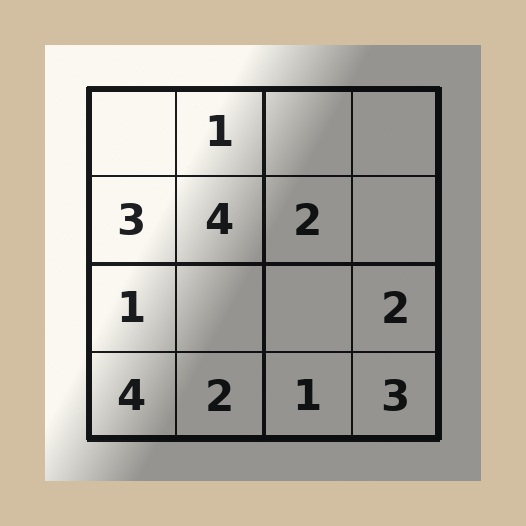
#> input picture sample_images/real/046d0ec1-360e-4df3-b668-961a70b2c88d.jpg, 526 x 526 px
$ python -i grid_detector.py   (imports and definitions only)
#> lines starting #> are read from the running program, lines starting #| are printed output that depends on the picture; after the words box and inside, x2 and y2 are one past the last pixel; in counts of white or black regions, pixels touching at a corner belong together
### app/vision/image_preprocessor.py
"""Grayscale, denoise, blur, threshold, and edge stages.

Every function returns a new array. The input image is not written.
"""

from dataclasses import dataclass

import cv2
import numpy as np

from app.vision.errors import ImageInputError

_GAUSSIAN_KERNEL = (5, 5)
_MEDIAN_KERNEL = 3
_ADAPTIVE_BLOCK = 31
_ADAPTIVE_C = 8
_CANNY_LOW = 40
_CANNY_HIGH = 120


@dataclass(frozen=True, slots=True)
class PreprocessedImage:
    """Diagnostic images from one preprocessing pass.

    ``source`` is a copy of the BGR image that was read. Later stages are
    derived from that copy.
    """

    source: np.ndarray
    gray: np.ndarray
    denoised: np.ndarray
    blurred: np.ndarray
    threshold: np.ndarray
    edges: np.ndarray


def preprocess(image: np.ndarray) -> PreprocessedImage:
    """Run the full preprocessing chain on a copy of ``image``."""
    source = _require_bgr(image)
    gray = to_grayscale(source)
    denoised = reduce_noise(gray)
    blurred = gaussian_blur(denoised)
    threshold = adaptive_threshold(blurred)
    edges = detect_edges(blurred)
    return PreprocessedImage(
        source=source,
        gray=gray,
        denoised=denoised,
        blurred=blurred,
        threshold=threshold,
        edges=edges,
    )


def to_grayscale(image: np.ndarray) -> np.ndarray:
    """Return a single-channel 8-bit image."""
    if image.ndim == 2:
        _require_uint8(image)
        return image.copy()
    bgr = _require_bgr(image)
    return cv2.cvtColor(bgr, cv2.COLOR_BGR2GRAY)


def reduce_noise(gray: np.ndarray) -> np.ndarray:
    """Apply a small median filter to suppress isolated speckle."""
    _require_gray(gray)
    return cv2.medianBlur(gray, _MEDIAN_KERNEL)


def gaussian_blur(gray: np.ndarray) -> np.ndarray:
    """Smooth the grayscale image before thresholding and edges."""
    _require_gray(gray)
    return cv2.GaussianBlur(gray, _GAUSSIAN_KERNEL, 0)


def adaptive_threshold(gray: np.ndarray) -> np.ndarray:
    """Threshold under uneven lighting. Pixels are 0 or 255.

    Dark grid lines stay dark. The block size shrinks for small images so
    OpenCV's odd-block requirement still holds.
    """
    _require_gray(gray)
    block = _block_size(gray)
    return cv2.adaptiveThreshold(
        gray,
        255,
        cv2.ADAPTIVE_THRESH_GAUSSIAN_C,
        cv2.THRESH_BINARY,
        block,
        _ADAPTIVE_C,
    )


def detect_edges(gray: np.ndarray) -> np.ndarray:
    """Return a Canny edge map. Pixels are 0 or 255."""
    _require_gray(gray)
    return cv2.Canny(gray, _CANNY_LOW, _CANNY_HIGH)


def _require_bgr(image: np.ndarray) -> np.ndarray:
    _require_uint8(image)
    if image.ndim != 3 or image.shape[2] != 3:
        raise ImageInputError("expected a BGR image with shape (height, width, 3)")
    if min(image.shape[:2]) < 3:
        raise ImageInputError("image is too small to preprocess")
    return np.ascontiguousarray(image.copy())


def _require_gray(image: np.ndarray) -> None:
    _require_uint8(image)
    if image.ndim != 2:
        raise ImageInputError("expected a single-channel grayscale image")
    if min(image.shape) < 3:
        raise ImageInputError("image is too small to preprocess")


def _require_uint8(image: np.ndarray) -> None:
    if not isinstance(image, np.ndarray) or image.size == 0 or image.dtype != np.uint8:
        raise ImageInputError("expected a non-empty uint8 image")


def _block_size(gray: np.ndarray) -> int:
    limit = min(gray.shape) // 2
    block = min(_ADAPTIVE_BLOCK, limit if limit % 2 == 1 else limit - 1)
    return max(3, block)

### app/vision/perspective_transform.py
"""Map a detected quadrilateral onto a square top-down view."""

import cv2
import numpy as np

from app.vision.errors import GridDetectionError


def order_corners(points: np.ndarray) -> np.ndarray:
    """Return corners as top-left, top-right, bottom-right, bottom-left.

    Ordering uses the image axes. It does not know which side of a photographed
    puzzle is the logical top; that needs digit recognition.
    """
    pts = np.asarray(points, dtype=np.float32).reshape(4, 2)
    total = pts.sum(axis=1)
    diff = pts[:, 0] - pts[:, 1]
    ordered = np.zeros((4, 2), dtype=np.float32)
    ordered[0] = pts[int(np.argmin(total))]
    ordered[2] = pts[int(np.argmax(total))]
    ordered[1] = pts[int(np.argmax(diff))]
    ordered[3] = pts[int(np.argmin(diff))]
    return ordered


def warp_quad(image: np.ndarray, corners: np.ndarray, side: int) -> np.ndarray:
    """Warp ``corners`` to a ``side`` by ``side`` square.

    ``image`` is not modified. ``side`` must be at least 2.
    """
    if side < 2:
        raise GridDetectionError("normalized grid side must be at least 2 pixels")
    ordered = order_corners(corners)
    destination = np.array(
        [
            [0, 0],
            [side - 1, 0],
            [side - 1, side - 1],
            [0, side - 1],
        ],
        dtype=np.float32,
    )
    matrix = cv2.getPerspectiveTransform(ordered, destination)
    return cv2.warpPerspective(
        image,
        matrix,
        (side, side),
        flags=cv2.INTER_LINEAR,
        borderMode=cv2.BORDER_CONSTANT,
        borderValue=(255, 255, 255),
    )

### app/vision/grid_lines.py
"""Infer a 4, 6, or 9 grid from the lines in a warped Sudoku image.

Thick strokes often produce two edge peaks. Those peaks are grouped into one
line when the gap is too small to be a cell. The regularity limit that rejects
uneven grids is unchanged: a gap large enough to pass that limit is never
treated as a second edge of the same stroke.
"""

from dataclasses import dataclass

import cv2
import numpy as np

from app.vision.cell_segmenter import SUPPORTED_ORDERS
from app.vision.image_preprocessor import adaptive_threshold

_LINE_RELATIVE = 0.45
_MAX_GAP_RATIO = 1.65
# 1 / 1.65 ≈ 0.606. Staying under that keeps a real cell gap, even an uneven
# one that the regularity check would still accept, from being merged.
_THICK_GAP_FRACTION = 0.55
# A lighter spike on the warped border can be the outer edge of the boundary
# stroke. It may sit farther in than an interior double edge, but not a full
# cell away from the boundary line.
_BORDER_GAP_FRACTION = 0.85
_BORDER_PX = 2.0
_MISSING_GAP_LOW = 1.7
_MISSING_GAP_HIGH = 2.3
_PROFILE_HEIGHT = 96


@dataclass(frozen=True, slots=True)
class LinePeak:
    """One projection peak.

    ``center`` is the intensity-weighted position of the run. ``weight`` is
    the sum of the projection inside that run, so a faint border spike can be
    told apart from the grid stroke.
    """

    center: float
    weight: float


@dataclass(frozen=True, slots=True)
class AxisLineEvidence:
    """Line evidence along one axis, after thick-stroke grouping."""

    raw_peak_count: int
    merged_peak_count: int
    inferred_order: int | None
    pitch: float | None
    gap_min: float | None
    gap_max: float | None
    gap_ratio: float | None
    regular: bool
    raw_centers: tuple[float, ...]
    merged_centers: tuple[float, ...]


@dataclass(frozen=True, slots=True)
class GridLineAnalysis:
    """Horizontal and vertical line evidence for one warped grid.

    ``order`` is set only when both axes support the same 4, 6, or 9 grid.
    ``grid_confidence`` scores that spacing. It is not the quadrilateral score.
    ``recovery`` names a one-peak repair when one axis carried it; it stays
    ``None`` when both axes already agreed.
    """

    horizontal: AxisLineEvidence
    vertical: AxisLineEvidence
    order: int | None
    grid_confidence: float | None
    recovery: str | None
    rejection_reason: str | None
    horizontal_profile: np.ndarray
    vertical_profile: np.ndarray

    # [10 lines left out: function to_report, not called in this run]


def analyze_grid_lines(warped: np.ndarray) -> GridLineAnalysis:
    """Measure both axes and accept only a supported, regular order.

    Returns an analysis either way. ``order`` is ``None`` when the lines do
    not support one 4, 6, or 9 grid. Callers that require a grid should treat
    that as a rejection and keep the quadrilateral evidence separate.
    """
    gray = cv2.cvtColor(warped, cv2.COLOR_BGR2GRAY) if warped.ndim == 3 else warped
    blurred = cv2.GaussianBlur(gray, (5, 5), 0)
    ink = cv2.bitwise_not(adaptive_threshold(blurred))
    horizontal_projection = ink.mean(axis=1)
    vertical_projection = ink.mean(axis=0)
    horizontal = _analyze_axis(horizontal_projection)
    vertical = _analyze_axis(vertical_projection)
    order, confidence, recovery, reason = _decide(horizontal, vertical)
    return GridLineAnalysis(
        horizontal=horizontal,
        vertical=vertical,
        order=order,
        grid_confidence=confidence,
        recovery=recovery,
        rejection_reason=reason,
        horizontal_profile=render_projection(
            horizontal_projection,
            horizontal.raw_centers,
            horizontal.merged_centers,
        ),
        vertical_profile=render_projection(
            vertical_projection,
            vertical.raw_centers,
            vertical.merged_centers,
        ),
    )


def collapse_thick_lines(
    peaks: tuple[LinePeak, ...] | list[LinePeak], length: int
) -> tuple[LinePeak, ...]:
    """Group edge peaks that belong to one physical grid line.

    The cell pitch is the upper quartile of the gaps. A doubled stroke can
    produce as many narrow gaps as there are lines, and those must not pull
    the pitch down to the stroke width. Each pass merges only the narrowest
    eligible gap. A gap at least ``1 / 1.65`` of the pitch is left alone,
    because that is already a legal cell gap.
    """
    grouped = list(peaks)
    while len(grouped) >= 2:
        gaps = [
            grouped[index + 1].center - grouped[index].center
            for index in range(len(grouped) - 1)
        ]
        pitch = _robust_pitch(gaps)
        if pitch is None or pitch <= 0:
            break
        choice = _narrowest_group(grouped, length, pitch)
        if choice is None:
            break
        index, border = choice
        grouped = (
            grouped[:index]
            + [_combine(grouped[index], grouped[index + 1], border)]
            + grouped[index + 2 :]
        )
    return tuple(grouped)


def render_projection(
    projection: np.ndarray,
    raw_centers: tuple[float, ...],
    merged_centers: tuple[float, ...],
) -> np.ndarray:
    """Draw a projection, its raw peaks, and the grouped line centers."""
    width = max(int(projection.size), 1)
    canvas = np.full((_PROFILE_HEIGHT, width, 3), 255, dtype=np.uint8)
    peak = float(projection.max()) if projection.size else 0.0
    scale = (_PROFILE_HEIGHT - 8) / peak if peak > 0 else 0.0
    for x, value in enumerate(projection.tolist()):
        bar = int(round(float(value) * scale))
        if bar <= 0:
            continue
        cv2.line(
            canvas,
            (x, _PROFILE_HEIGHT - 1),
            (x, _PROFILE_HEIGHT - 1 - bar),
            (180, 180, 180),
            1,
        )
    for center in raw_centers:
        x = int(round(center))
        if 0 <= x < width:
            cv2.line(canvas, (x, 0), (x, _PROFILE_HEIGHT - 1), (40, 40, 220), 1)
    for center in merged_centers:
        x = int(round(center))
        if 0 <= x < width:
            cv2.circle(canvas, (x, 8), 3, (0, 140, 0), -1)
    return canvas


def _analyze_axis(projection: np.ndarray) -> AxisLineEvidence:
    raw = _peaks(projection)
    merged = collapse_thick_lines(raw, int(projection.size))
    pitch, gap_min, gap_max, gap_ratio, regular = _spacing(merged)
    return AxisLineEvidence(
        raw_peak_count=len(raw),
        merged_peak_count=len(merged),
        inferred_order=_supported_order(len(merged), regular),
        pitch=pitch,
        gap_min=gap_min,
        gap_max=gap_max,
        gap_ratio=gap_ratio,
        regular=regular,
        raw_centers=tuple(peak.center for peak in raw),
        merged_centers=tuple(peak.center for peak in merged),
    )


def _peaks(projection: np.ndarray) -> tuple[LinePeak, ...]:
    if projection.size == 0 or float(projection.max()) == 0:
        return ()
    active = projection >= (_LINE_RELATIVE * float(projection.max()))
    peaks: list[LinePeak] = []
    start: int | None = None
    flags = active.tolist()
    for index, flag in enumerate(flags):
        if flag and start is None:
            start = index
        elif not flag and start is not None:
            peaks.append(_peak(projection, start, index))
            start = None
    if start is not None:
        peaks.append(_peak(projection, start, len(flags)))
    return tuple(peaks)


def _peak(projection: np.ndarray, start: int, end: int) -> LinePeak:
    weights = projection[start:end].astype(np.float64)
    total = float(weights.sum())
    if total <= 0:
        return LinePeak(center=(start + end - 1) / 2, weight=0.0)
    positions = np.arange(start, end, dtype=np.float64)
    return LinePeak(center=float((positions * weights).sum() / total), weight=total)


def _narrowest_group(
    peaks: list[LinePeak], length: int, pitch: float
) -> tuple[int, bool] | None:
    thick_limit = _THICK_GAP_FRACTION * pitch
    border_limit = _BORDER_GAP_FRACTION * pitch
    best: tuple[float, int, bool] | None = None
    for index in range(len(peaks) - 1):
        gap = peaks[index + 1].center - peaks[index].center
        if gap <= 0:
            continue
        border = _border_pair(peaks[index], peaks[index + 1], length, gap, border_limit)
        if gap < thick_limit or border:
            if best is None or gap < best[0]:
                best = (gap, index, border and gap >= thick_limit)
    if best is None:
        return None
    return best[1], best[2]


def _border_pair(
    left: LinePeak, right: LinePeak, length: int, gap: float, limit: float
) -> bool:
    """A light spike on the image edge, closer than one cell to a stronger line."""
    if gap >= limit:
        return False
    if _on_border(left.center, length) and left.weight < right.weight:
        return True
    return _on_border(right.center, length) and right.weight < left.weight


def _on_border(center: float, length: int) -> bool:
    return center <= _BORDER_PX or center >= (length - 1) - _BORDER_PX


# [9 lines left out: function _combine, not called in this run]


def _decide(
    horizontal: AxisLineEvidence, vertical: AxisLineEvidence
) -> tuple[int | None, float | None, str | None, str | None]:
    h_order = horizontal.inferred_order
    v_order = vertical.inferred_order
    if h_order is not None and h_order == v_order:
        confidence = _spacing_confidence(
            (horizontal.gap_ratio, vertical.gap_ratio), recovered=False
        )
        return h_order, confidence, None, None
    if h_order is not None and v_order is not None:
        return (
            None,
            None,
            None,
            (
                f"horizontal order {h_order} disagrees with vertical order {v_order}; "
                "warped region does not contain a regular 4, 6, or 9 grid"
            ),
        )
    if h_order is not None:
        return _recover("vertical", horizontal, vertical)
    if v_order is not None:
        return _recover("horizontal", vertical, horizontal)
    return (
        None,
        None,
        None,
        "warped region does not contain a regular 4, 6, or 9 grid",
    )


# [105 lines left out: functions _recover, _recover_extra, _recover_missing, _unsupported, _ratio_if_order, not called in this run]


def _spacing(
    peaks: tuple[LinePeak, ...],
) -> tuple[float | None, float | None, float | None, float | None, bool]:
    pitch, gap_min, gap_max, ratio, regular = _spacing_values(
        tuple(peak.center for peak in peaks)
    )
    return pitch, gap_min, gap_max, ratio, regular


def _spacing_values(
    centers: tuple[float, ...],
) -> tuple[float | None, float | None, float | None, float | None, bool]:
    if len(centers) < 2:
        return None, None, None, None, False
    gaps = np.diff(np.asarray(centers, dtype=np.float64))
    gap_min = float(gaps.min())
    gap_max = float(gaps.max())
    pitch = _robust_pitch(gaps)
    if gap_min <= 0:
        return pitch, gap_min, gap_max, None, False
    ratio = gap_max / gap_min
    return pitch, gap_min, gap_max, ratio, ratio <= _MAX_GAP_RATIO


def _robust_pitch(gaps: np.ndarray | list[float]) -> float | None:
    values = np.asarray(gaps, dtype=np.float64)
    positive = values[values > 0]
    if positive.size == 0:
        return None
    return float(np.percentile(positive, 75))


def _supported_order(line_count: int, regular: bool) -> int | None:
    order = line_count - 1
    if regular and order in SUPPORTED_ORDERS:
        return order
    return None


# [4 lines left out: function _pitches_agree, not called in this run]


def _spacing_confidence(
    ratios: tuple[float | None, ...], recovered: bool
) -> float:
    usable = [ratio for ratio in ratios if ratio is not None]
    worst = max(usable) if usable else _MAX_GAP_RATIO
    worst = max(worst, 1.0)
    score = 1.0 - 0.4 * (worst - 1.0) / (_MAX_GAP_RATIO - 1.0)
    if recovered:
        score *= 0.85
    return float(min(1.0, max(0.0, score)))


# [16 lines left out: functions _axis_report, _round, not called in this run]

### app/vision/grid_detector.py
"""Find a Sudoku boundary and warp it to a square grid.

A large contour is not accepted on area alone. It must be a convex
quadrilateral with plausible side ratios and angles, and the warped image
must contain a regular 4, 6, or 9 line grid.
"""

import math
from dataclasses import dataclass

import cv2
import numpy as np

from app.vision.cell_segmenter import (
    NORMALIZED_SIDE,
    CellPatch,
    segment_cells,
    segment_cells_at_lines,
)
from app.vision.errors import GridDetectionError
from app.vision.grid_lines import AxisLineEvidence, GridLineAnalysis, analyze_grid_lines
from app.vision.image_preprocessor import preprocess
from app.vision.perspective_transform import order_corners, warp_quad

_MIN_AREA_FRACTION = 0.08
_MAX_AREA_FRACTION = 0.95
_MIN_SIDE_RATIO = 0.5
_MIN_ANGLE = 40.0
_MAX_ANGLE = 150.0
_MIN_CONFIDENCE = 0.6
# A faint inner line can miss the production peak threshold. Equal slicing is
# allowed only when the outer border and every detected peak already sit on
# the same 9×9 lattice. Production recognition does not use this path.
_EQUAL_NINE_BORDER = 2.0
_EQUAL_NINE_TOLERANCE = 6.0
_EQUAL_NINE_MIN_PEAKS = 4


@dataclass(frozen=True, slots=True)
class GridQuad:
    """One quadrilateral that survived the geometric checks."""

    corners: np.ndarray
    confidence: float
    area: float


@dataclass(frozen=True, slots=True)
class BoundaryEvidence:
    """A warped quadrilateral whose grid lines have not been accepted.

    This is the evidence saved when the boundary is valid and the line check
    is not. It does not mean a grid order was detected.
    """

    corners: np.ndarray
    quad_confidence: float
    warped: np.ndarray
    overlay: np.ndarray
    lines: GridLineAnalysis


@dataclass(frozen=True, slots=True)
class GridDetection:
    """A warped Sudoku grid and the evidence used to accept it.

    ``confidence`` and ``quad_confidence`` are the quadrilateral geometry
    score. ``grid_confidence`` is the line-spacing score and is independent
    of that geometry. ``order`` is present only after the lines validate a
    4, 6, or 9 grid. ``diagnostics`` holds copies of the threshold, edges,
    corner overlay, and projection profiles.
    """

    corners: np.ndarray
    confidence: float
    warped: np.ndarray
    order: int
    diagnostics: dict[str, np.ndarray]
    quad_confidence: float
    grid_confidence: float
    lines: GridLineAnalysis


# [244 lines left out: functions detect_grid, extract_cells, extract_cells_faint_nine, _equal_nine_lattice, _axis_on_lattice, _equal_nine_lines and 5 more, not called in this run]

>>> import cv2
>>> picture = cv2.imread('../../sample_images/real/046d0ec1-360e-4df3-b668-961a70b2c88d.jpg')
#> picture is the input picture: shape (526, 526, 3); mean B, G, R 161.8, 174.2, 181
>>> result = detect_grid(picture)
#> in to_grayscale, `return cv2.cvtColor(bgr, cv2.COLOR_BGR2GRAY)`:
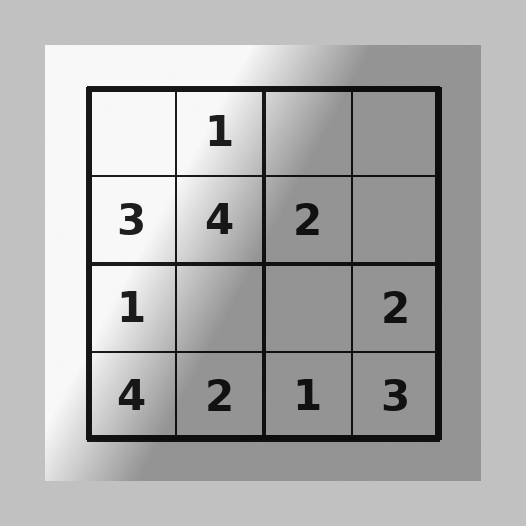
#> returned value: shape (526, 526); min 5, max 254, mean 174.8
#> in adaptive_threshold, `block = _block_size(gray)`: block = 31
#> in adaptive_threshold, `return cv2.adaptiveThreshold( gray, 255, cv2.ADAPTIVE_THRESH_GAUSSIAN_..`:
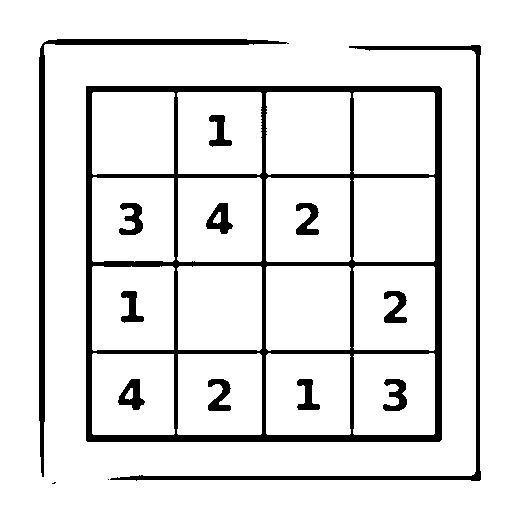
#> returned value: shape (526, 526); 89.6% white; 15 black regions (2 under 20 px), largest, box (x1, y1, x2, y2) and area: (86, 86, 442, 442) 17209, (39, 39, 289, 477) 3760, (110, 45, 481, 481) 3712
#> in detect_edges, `return cv2.Canny(gray, _CANNY_LOW, _CANNY_HIGH)`:
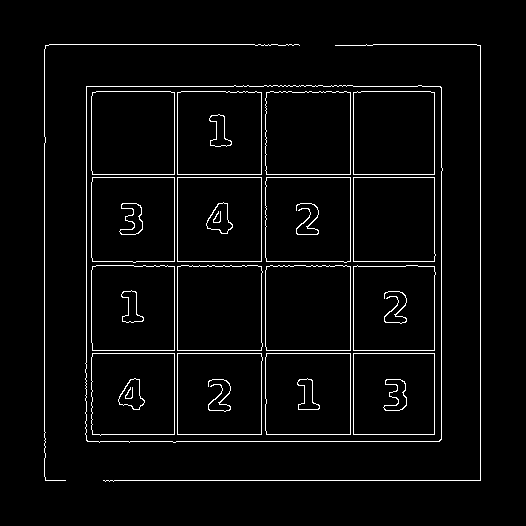
#> returned value: shape (526, 526); 3.5% white in thin lines or dots, all inside (x1, y1, x2, y2) = (44, 44, 481, 482)
#> in _candidate_quads, `contours, _hierarchy = cv2.findContours( closed, cv2.RETR_LIST, cv2.CH..`: contours = 32 contours, 1 with area under 20; largest, box (x1, y1, x2, y2) and area: (86, 86, 442, 442) 126020, (265, 265, 352, 352) 7224, (265, 176, 352, 263) 7224, (176, 265, 263, 352) 7224, (176, 176, 263, 263) 7222
#> the loop in _candidate_quads, `for contour in contours:` made 32 passes
#> after the loop in _candidate_quads, `for contour in contours:`: quads = 1 item
#> in warp_quad, `ordered = order_corners(corners)`: ordered = [[86, 86], [441, 88], [439, 441], [86, 440]]
#> in warp_quad, `matrix = cv2.getPerspectiveTransform(ordered, destination)`: matrix = [[1.01, -1.64e-17, -86.55], [-0.00567, 1.01, -86.06], [-7.81e-06, -1.59e-05, 1]]
#> in warp_quad, `return cv2.warpPerspective( image, matrix, (side, side), flags=cv2.INT..`:
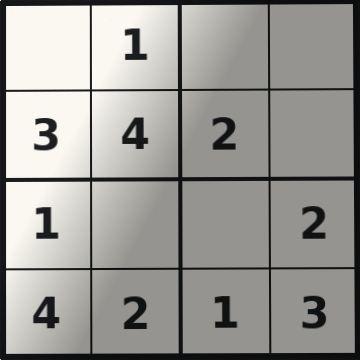
#> returned value: shape (360, 360, 3); mean of channels 0, 1, 2 151.8, 155.7, 156.8; drawn as B, G, R
#> in analyze_grid_lines, `blurred = cv2.GaussianBlur(gray, (5, 5), 0)`:
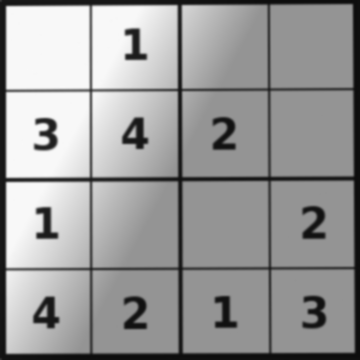
#> blurred: shape (360, 360); min 12, max 249, mean 155.7
#> in adaptive_threshold (call 2), `return cv2.adaptiveThreshold( gray, 255, cv2.ADAPTIVE_THRESH_GAUSSIAN_..`:
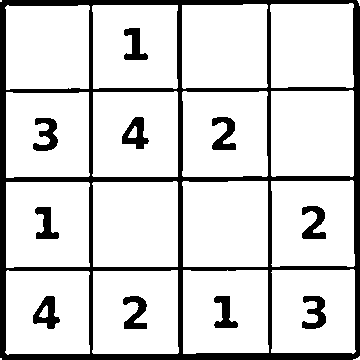
#> returned value: shape (360, 360); 83.7% white; 11 black regions, largest, box (x1, y1, x2, y2) and area: (0, 0, 360, 360) 16750, (33, 296, 60, 329) 461, (33, 118, 58, 151) 457
#> in analyze_grid_lines, `horizontal_projection = ink.mean(axis=1)`: horizontal_projection = 360 values, max 255 at index 178, min 12.04 at index 351, mean 41.54
#> (the rest of the program and of its run is left out)
